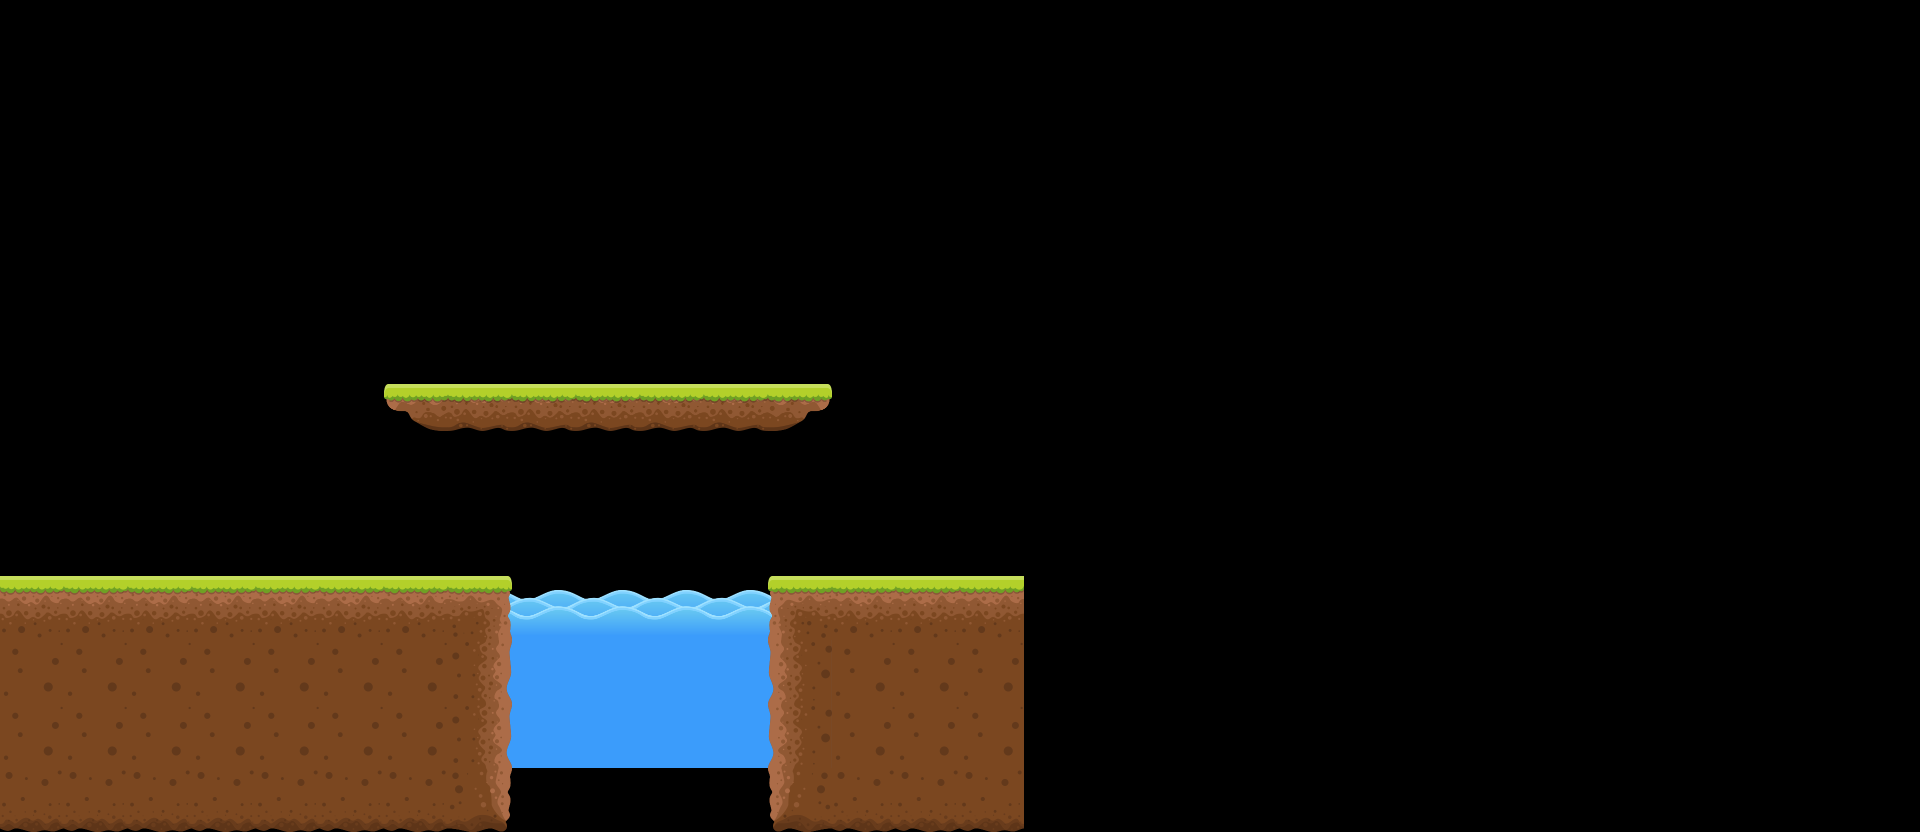

Rendered tile map (Tiled .tmx) drawn with the repository's tilesets; below, a short description and the map source with its tile grids summarised:
An orthogonal 30x13 tile map with 64x64 px tiles, 2 tile layers (Water, Ground) and 8 objects.

<map version="1.2" tiledversion="1.3.5" orientation="orthogonal" renderorder="right-down" width="30" height="13" tilewidth="64" tileheight="64" infinite="0" nextlayerid="5" nextobjectid="19">
 <tileset firstgid="1" name="spritesheet_64x64" tilewidth="64" tileheight="64" spacing="1" margin="1" tilecount="20" columns="5">
  <image source="spritesheet_64x64.png" width="326" height="261" />
 </tileset>
 <layer id="2" name="Water" width="30" height="13">
  <properties>
   <property name="draw" type="bool" value="true" />
  </properties>
  <data>[390 cells, 18 non-empty, 2 distinct tile ids]</data>
 </layer>
 <layer id="1" name="Ground" width="30" height="13">
  <properties>
   <property name="draw" type="bool" value="true" />
  </properties>
  <data>[390 cells, 55 non-empty, 12 distinct tile ids]</data>
 </layer>
 <objectgroup id="3" name="Colliders">
  <object id="6" x="0" y="0" width="5" height="576" />
  <object id="7" x="0" y="0" width="1029" height="5" />
  <object id="8" x="0" y="576" width="512" height="256" />
  <object id="9" x="768" y="576" width="256" height="256" />
  <object id="10" x="384" y="384" width="448" height="48" />
  <object id="12" x="512" y="768" width="256" height="5" />
  <object id="14" x="1024" y="0" width="5" height="576" />
 </objectgroup>
 <objectgroup id="4" name="Triggers">
  <object id="17" x="512" y="597" width="256" height="43" />
 </objectgroup>
</map>
